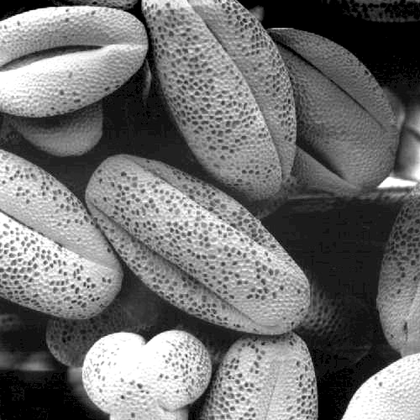
%> input picture LAB3/LAB2/coffee.tif, 420 x 420 px, shrunk from 500 x 500 before the run
$ octave exponent_transform.m   (GNU Octave 9; MATLAB toolbox functions it lacks are replaced by stand-ins)
%> lines starting %> are read from the running program, lines starting %| are printed output that depends on the picture
clc;
clear all;
close all;
image_ori = imread('coffee.tif');
%> image_ori is the input picture: size 420x420 uint8; min 0, max 255, mean 113.2
%image_ori = rgb2gray(image_ori);
image_double = double(image_ori);

[row,col] = size(image_ori);
%> row = 420; col = 420
for i =1:row
    for j =1:col
        k=double(image_ori(i,j))/255;
        image_changed(i,j) = (10^-45)*exp((1+k));
    end
end
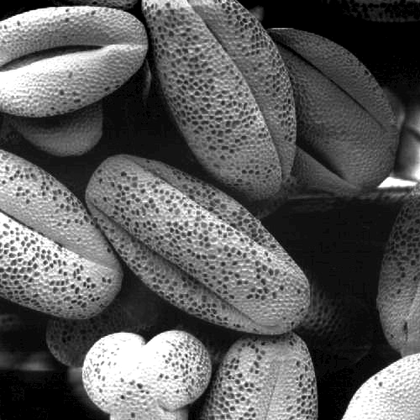
%> image_changed: size 420x420 double; min 2.72e-45, max 7.39e-45, mean 4.42e-45; drawn with min black and max white
subplot(2,2,[1 3])   ;
imshow(image_changed);
subplot(2,2,[2 4]);
imshow(image_ori);
%subplot(2,3,[3 6]);
%imshow(image_double);
figure;
plot(image_ori,image_changed);
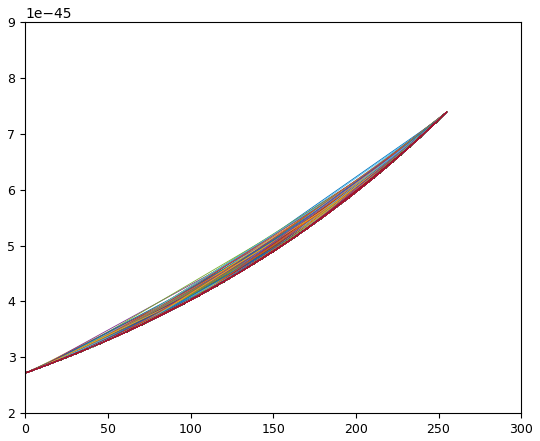
%> figure redrawn from the program's plot data

% plot(image_ori,image_changed);

$ run again, with LAB3/LAB2/forest.tif copied over LAB3/LAB2/coffee.tif
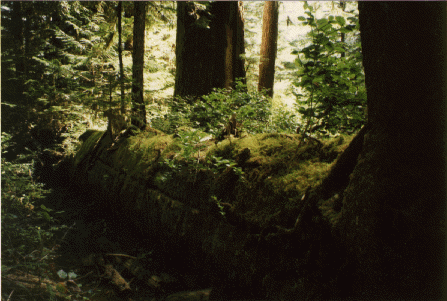
%> input picture LAB3/LAB2/forest.tif, 447 x 301 px
%> after the loop `for i =1:row`:
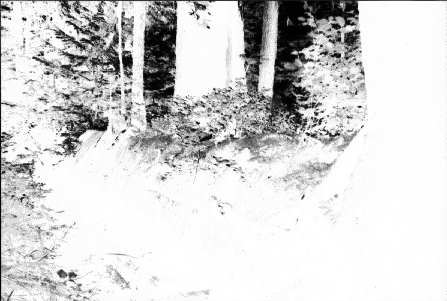
%> image_changed: size 301x447 double; min 2.78e-45, max 7.27e-45, mean 6.54e-45; drawn with min black and max white
%> `plot(image_ori,image_changed);`:
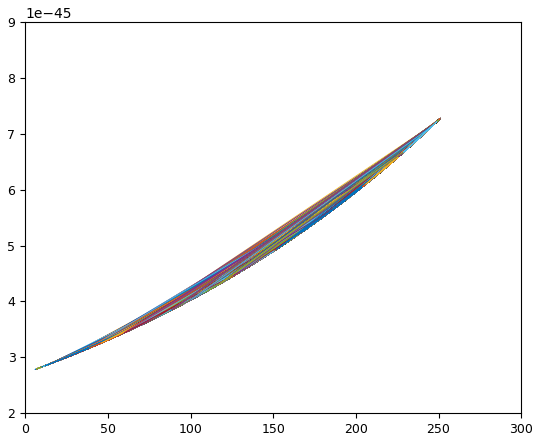
%> figure redrawn from the program's plot data

$ run again, with LAB3/LAB2/office_6.jpg saved as LAB3/LAB2/coffee.tif
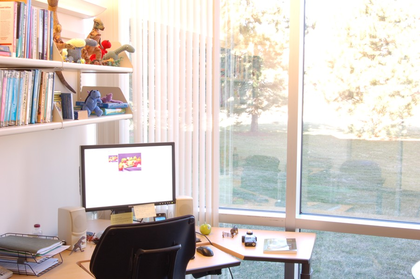
%> input picture LAB3/LAB2/office_6.jpg, 420 x 279 px, shrunk from 903 x 600 before the run
%> image_ori is the input picture: size 279x420x3 uint8; mean R, G, B 206.1, 197.8, 192.7
%> after the loop `for i =1:row`:
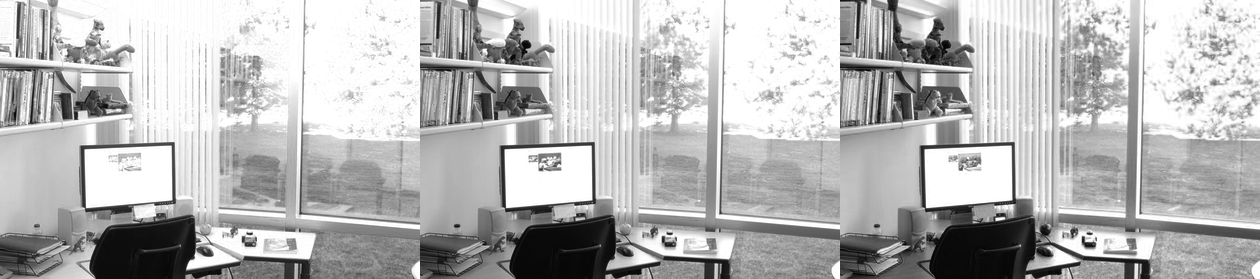
%> image_changed: size 279x1260 double; min 2.72e-45, max 7.39e-45, mean 6.08e-45; drawn with min black and max white
